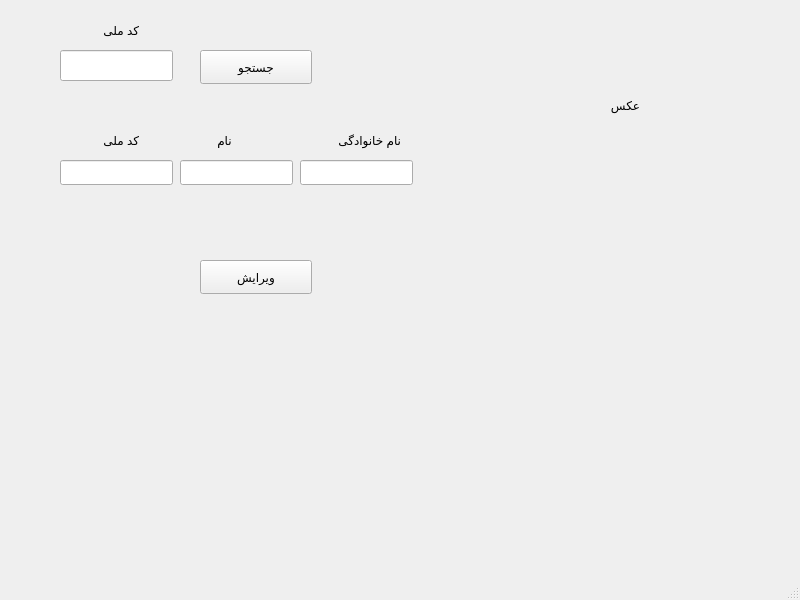
<?xml version="1.0" encoding="UTF-8"?>
<ui version="4.0">
 <class>MainWindow</class>
 <widget class="QMainWindow" name="MainWindow">
  <property name="geometry">
   <rect>
    <x>0</x>
    <y>0</y>
    <width>800</width>
    <height>600</height>
   </rect>
  </property>
  <property name="windowTitle">
   <string>MainWindow</string>
  </property>
  <widget class="QWidget" name="centralwidget">
   <widget class="QLineEdit" name="tb_na_code">
    <property name="geometry">
     <rect>
      <x>60</x>
      <y>160</y>
      <width>113</width>
      <height>25</height>
     </rect>
    </property>
   </widget>
   <widget class="QLineEdit" name="tb_first_name">
    <property name="geometry">
     <rect>
      <x>180</x>
      <y>160</y>
      <width>113</width>
      <height>25</height>
     </rect>
    </property>
   </widget>
   <widget class="QLineEdit" name="tb_last_name">
    <property name="geometry">
     <rect>
      <x>300</x>
      <y>160</y>
      <width>113</width>
      <height>25</height>
     </rect>
    </property>
   </widget>
   <widget class="QLabel" name="pic">
    <property name="geometry">
     <rect>
      <x>530</x>
      <y>10</y>
      <width>191</width>
      <height>191</height>
     </rect>
    </property>
    <property name="text">
     <string>عکس</string>
    </property>
    <property name="alignment">
     <set>Qt::AlignCenter</set>
    </property>
   </widget>
   <widget class="QPushButton" name="btn_edit">
    <property name="geometry">
     <rect>
      <x>200</x>
      <y>260</y>
      <width>112</width>
      <height>34</height>
     </rect>
    </property>
    <property name="text">
     <string>ویرایش</string>
    </property>
   </widget>
   <widget class="QPushButton" name="btn_search">
    <property name="geometry">
     <rect>
      <x>200</x>
      <y>50</y>
      <width>112</width>
      <height>34</height>
     </rect>
    </property>
    <property name="text">
     <string>جستجو</string>
    </property>
   </widget>
   <widget class="QLineEdit" name="tb_search">
    <property name="geometry">
     <rect>
      <x>60</x>
      <y>50</y>
      <width>113</width>
      <height>31</height>
     </rect>
    </property>
   </widget>
   <widget class="QLabel" name="label">
    <property name="geometry">
     <rect>
      <x>70</x>
      <y>20</y>
      <width>69</width>
      <height>20</height>
     </rect>
    </property>
    <property name="text">
     <string>کد ملی</string>
    </property>
   </widget>
   <widget class="QLabel" name="label_2">
    <property name="geometry">
     <rect>
      <x>190</x>
      <y>130</y>
      <width>69</width>
      <height>20</height>
     </rect>
    </property>
    <property name="text">
     <string>نام</string>
    </property>
    <property name="alignment">
     <set>Qt::AlignCenter</set>
    </property>
   </widget>
   <widget class="QLabel" name="label_3">
    <property name="geometry">
     <rect>
      <x>310</x>
      <y>130</y>
      <width>91</width>
      <height>21</height>
     </rect>
    </property>
    <property name="text">
     <string>نام خانوادگی</string>
    </property>
   </widget>
   <widget class="QLabel" name="label_4">
    <property name="geometry">
     <rect>
      <x>70</x>
      <y>130</y>
      <width>69</width>
      <height>20</height>
     </rect>
    </property>
    <property name="text">
     <string>کد ملی</string>
    </property>
   </widget>
  </widget>
  <widget class="QMenuBar" name="menubar">
   <property name="geometry">
    <rect>
     <x>0</x>
     <y>0</y>
     <width>800</width>
     <height>30</height>
    </rect>
   </property>
  </widget>
  <widget class="QStatusBar" name="statusbar"/>
 </widget>
 <resources/>
 <connections/>
</ui>
